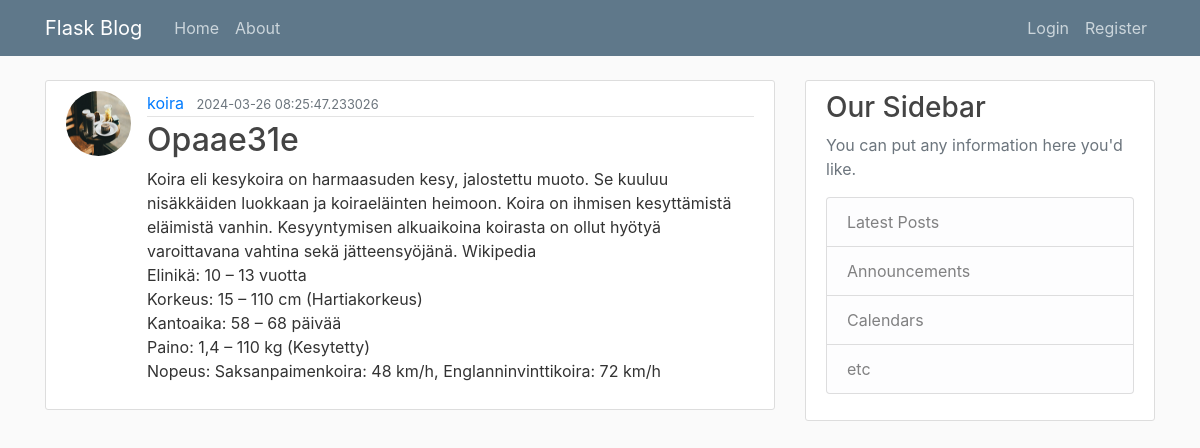
/post/1, run on the app's committed database.
### flaskblog/models.py (models this page shows, shortened)
class User(db.Model, UserMixin):
    id = db.Column(db.Integer, primary_key=True)
    username = db.Column(db.String(20), unique=True, nullable=False)
    email = db.Column(db.String(120), unique=True, nullable=False)
    image_file = db.Column(db.String(20), nullable=False, default='default.jpg')
    password = db.Column(db.String(60), nullable=False)
    posts = db.relationship('Post', backref='author', lazy=True)

class Post(db.Model):
    id = db.Column(db.Integer, primary_key=True)
    title = db.Column(db.String(100), nullable=False)
    date_posted = db.Column(db.DateTime, nullable=False, default=datetime.utcnow)
    content = db.Column(db.Text, nullable=False)
    user_id = db.Column(db.Integer, db.ForeignKey('user.id'), nullable=False)

### flaskblog/routes.py (the view)
@app.route("/post/<int:post_id>")
def post(post_id):
    post = Post.query.get_or_404(post_id)
    return render_template('post.html', title=post.title, post=post)

### flaskblog/templates/post.html (shortened to what this page needs)
{% extends "layout.html" %}
{% block content %}
        <article class="media content-section">
          <img class="rounded-circle article-img" src="{{ url_for('static', filename = 'profile_pics/'+ post.author.image_file) }}">
          <div class="media-body">
            <div class="article-metadata">
              <a class="mr-2" href="{{ url_for('user_posts', username=post.author.username) }}">{{ post.author.username }}</a>
              <small class="text-muted">{{ post.date_posted }}</small>
            </div>
            <h2 class="article-title"> {{ post.title }}</h2>
            <p class="article-content">{{ post.content }}</p>
          </div>
        </article>
{% endblock content %}

### flaskblog/static/main.css (style rules this page uses)
body { background: #fafafa; color: #333333; margin-top: 5rem; }
h1, h2, h3, h4, h5, h6 { color: #444444; }
.content-section { background: #ffffff; padding: 10px 20px; border: 1px solid #dddddd; border-radius: 3px; margin-bottom: 20px; }
.article-title { color: #444444; }
.article-content { white-space: pre-line; }
.article-img { height: 65px; width: 65px; margin-right: 16px; }
.article-metadata { padding-bottom: 1px; margin-bottom: 4px; border-bottom: 1px solid #e3e3e3 }

### data on the page
User: image_file (picture), author.username "koira"
Post: date_posted "2024-03-26 08:25:47.233026", title "Opaae31e", content "Koira eli kesykoira on harmaasuden kesy, jalostettu muoto. Se kuuluu nisäkkäiden luokkaan ja koiraeläinten heimoon. Koira on ihmisen kesyttämistä eläimistä vanhin. Kesyyntymisen alkuaikoina koirasta on ollut hyötyä varoittavana vahtina sekä jätteensyöjänä. Wikipedia Elinikä: 10 – 13 vuotta Korkeus: 15 – 110 cm (Hartiakorkeus) Kantoaika: 58 – 68 päivää Paino: 1,4 – 110 kg (Kesytetty) Nopeus: Saksanpaimenkoira: 48 km/h, Englanninvinttikoira: 72 km/h"
